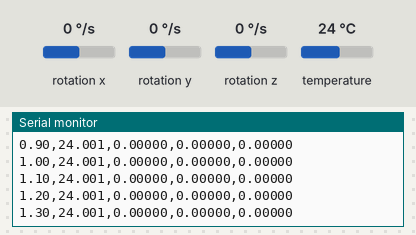
Simulated run of this sketch. Board: ESP32. Shown: the last lines printed to the serial monitor. Wiring (inferred from the names in the program): MPU-6050 motion sensor at I2C address 0x68. The inputs (shaded band) are chosen by the test bench; at power-on: rotation x 0 °/s, rotation y 0 °/s, rotation z 0 °/s, temperature 24 °C.

Above: at 1.4 s.
1.5 s: rotation x set to -192 °/s
At 1.51 s:
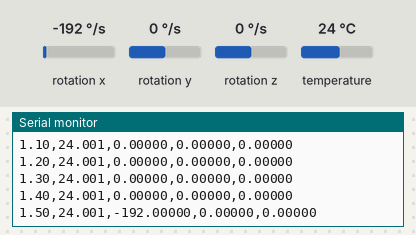
3.0 s: rotation y set to -192 °/s
At 3.01 s:
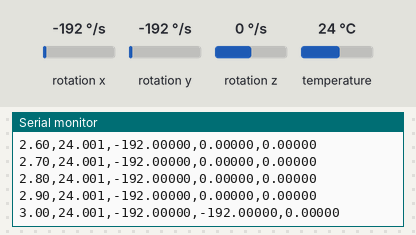
4.5 s: rotation z set to -192 °/s
At 4.51 s:
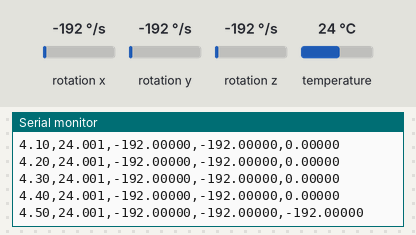
6.0 s: temperature set to 12 °C
At 6.01 s:
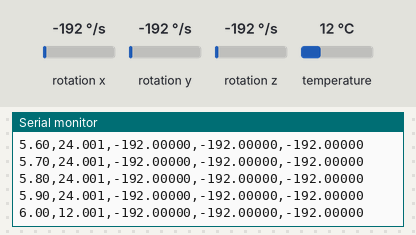
Timing chart, 0 to 8.5 s (numbered marks = the images above; inputs shaded):
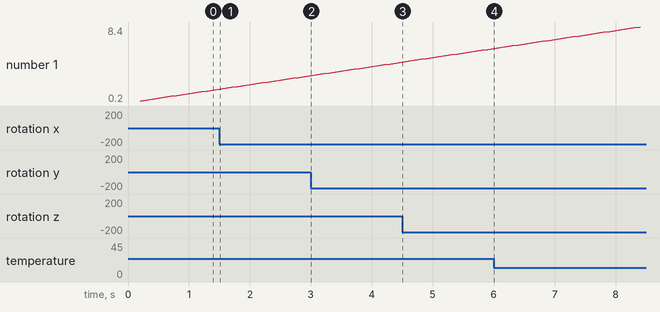

Measured:
- after the input at 1.5 s, the serial monitor: prints a new line at once (image 1)
- after the input at 3.0 s, the serial monitor: prints a new line at once (image 2)
- after the input at 4.5 s, the serial monitor: prints a new line at once (image 3)
- after the input at 6.0 s, the serial monitor: prints a new line at once (image 4)

The sketch:

thermogyro_logger.ino
```cpp
/*
  ThermoGyro logger -- ESP32 + MPU-6050, prints a CSV log over Serial that the
  ThermoGyro web app (Module 3, "Calibrate your own chip") can fit directly.

  STATUS: written for this project but NOT yet run on hardware (no board was
  available before the deadline). It uses only the Wire library and the
  register map from the MPU-6050 datasheet (PWR_MGMT_1 0x6B, CONFIG 0x1A,
  GYRO_CONFIG 0x1B, ACCEL_XOUT_H 0x3B, TEMP_OUT_H 0x41, GYRO_XOUT_H 0x43).

  How to log:
   1. Wire MPU-6050: VCC->3V3, GND->GND, SDA->GPIO21, SCL->GPIO22.
   2. Flash, open Serial Monitor at 115200 baud, keep the board perfectly still.
   3. Slowly warm it (hair dryer from ~30 cm, or carry it from AC room to sun)
      and let it cool again, for 30-60 minutes.
   4. Copy the printed lines into a file log.csv (keep the header line) and
      drop it on the web app. Units are already deg/s and degC.
*/
#include <Wire.h>

const uint8_t MPU = 0x68;
const float GYRO_LSB_PER_DPS = 131.0f;   // +-250 dps full scale (datasheet)
const uint32_t PERIOD_MS = 100;          // 10 Hz; the app averages to 10 s anyway

void writeReg(uint8_t reg, uint8_t val) {
  Wire.beginTransmission(MPU); Wire.write(reg); Wire.write(val); Wire.endTransmission();
}

int16_t read16(uint8_t hi) {
  return (int16_t)((Wire.read() << 8) | Wire.read());
}

void setup() {
  Serial.begin(115200);
  Wire.begin(21, 22);
  Wire.setClock(400000);
  writeReg(0x6B, 0x01);   // wake up, clock = PLL with X-gyro reference
  writeReg(0x1A, 0x03);   // DLPF ~44 Hz
  writeReg(0x1B, 0x00);   // gyro +-250 dps
  delay(200);
  Serial.println("t_s,temp_C,gx,gy,gz");
}

void loop() {
  static uint32_t next = millis();
  if ((int32_t)(millis() - next) < 0) return;
  next += PERIOD_MS;

  Wire.beginTransmission(MPU); Wire.write(0x41); Wire.endTransmission(false);
  Wire.requestFrom(MPU, (uint8_t)8);            // TEMP (2) + GYRO X,Y,Z (6)
  int16_t tRaw = read16(0), gx = read16(0), gy = read16(0), gz = read16(0);

  float tempC = tRaw / 340.0f + 36.53f;          // datasheet formula
  Serial.printf("%.2f,%.3f,%.5f,%.5f,%.5f\n", millis() / 1000.0f, tempC,
                gx / GYRO_LSB_PER_DPS, gy / GYRO_LSB_PER_DPS, gz / GYRO_LSB_PER_DPS);
}
```
